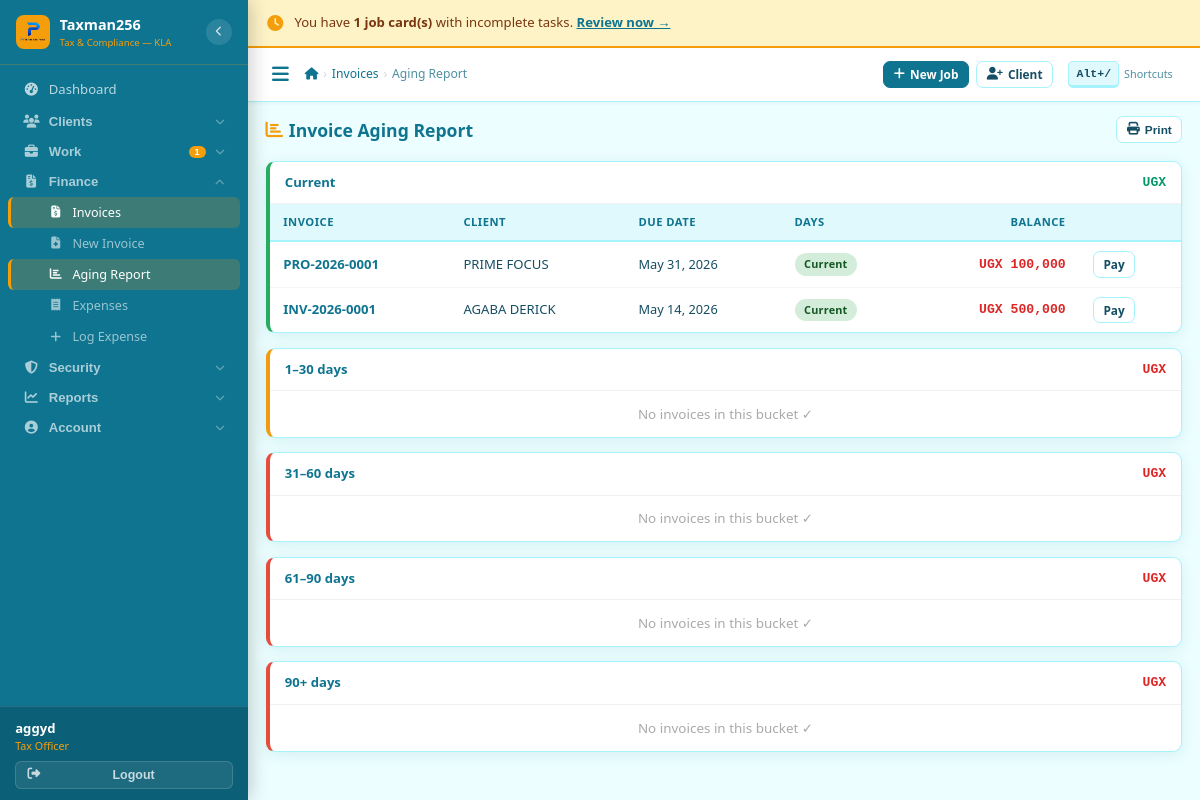
Page /billing/aging/ (signed in) on the earlier database version.
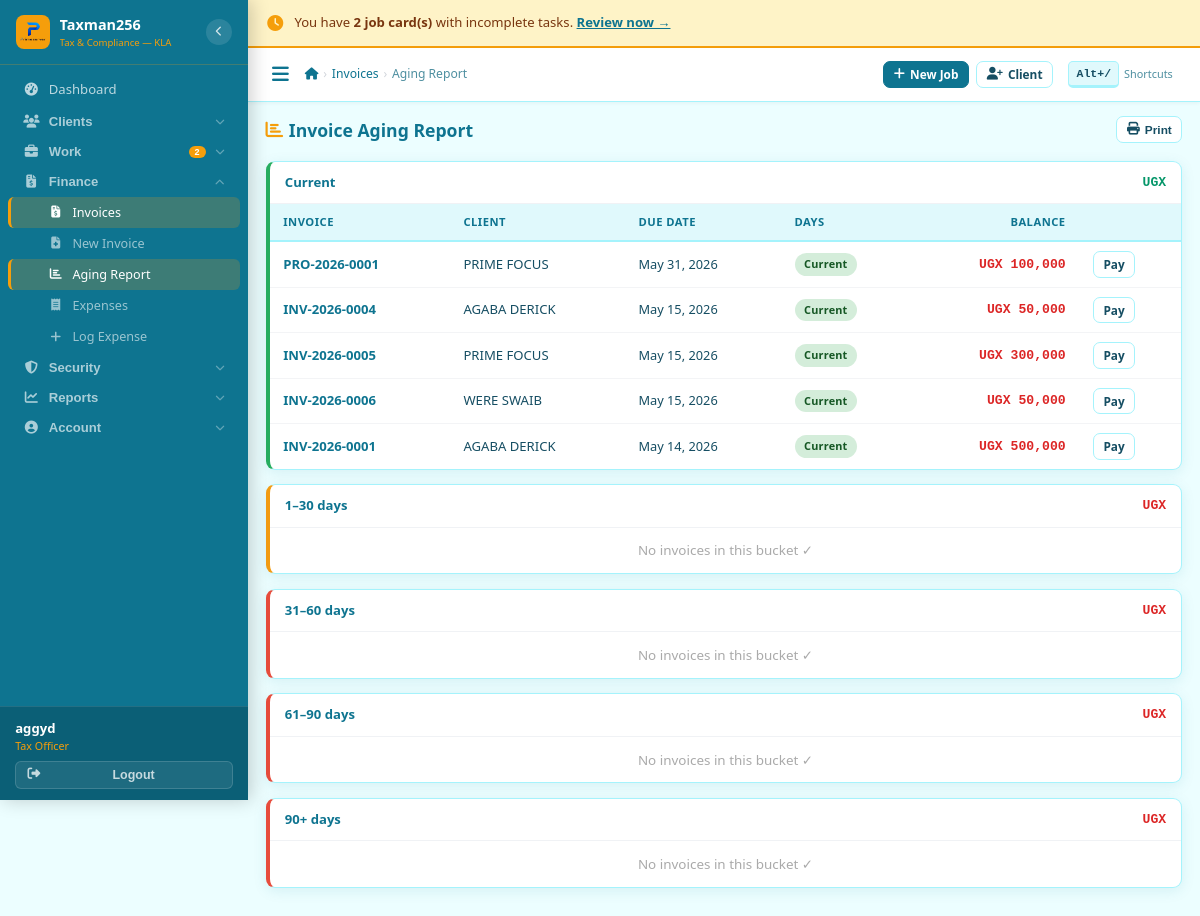
Same page on the later database version.
### billing/models.py (models this page shows, shortened)
class Invoice(models.Model):
    DOC_TYPE = [
        ('invoice',   'Tax Invoice'),
        ('proforma',  'Pro Forma Invoice'),
        ('quotation', 'Quotation'),
    ]
    STATUS = [
        ('draft','Draft'),('sent','Sent'),('partially_paid','Partially Paid'),
        ('paid','Paid'),('overdue','Overdue'),('written_off','Written Off'),
    ]
    PAYMENT_METHOD = [
        ('cash','Cash'),('mobile_money','Mobile Money'),
        ('bank_transfer','Bank Transfer'),('mixed','Mixed'),
    ]
    invoice_number  = models.CharField(max_length=30, unique=True, editable=False)
    document_type   = models.CharField(max_length=20, choices=DOC_TYPE, default='invoice')
    client          = models.ForeignKey(Client, on_delete=models.CASCADE, related_name='invoices')
    job_card        = models.OneToOneField(JobCard, on_delete=models.CASCADE,
                                           related_name='invoice', null=True, blank=True)
    date_issued     = models.DateField(auto_now_add=True)
    due_date        = models.DateField()
    valid_until     = models.DateField(null=True, blank=True)   # for quotations
    subtotal        = models.DecimalField(max_digits=15, decimal_places=2, default=0)
    vat_total       = models.DecimalField(max_digits=15, decimal_places=2, default=0)
    grand_total     = models.DecimalField(max_digits=15, decimal_places=2, default=0)
    amount_paid     = models.DecimalField(max_digits=15, decimal_places=2, default=0)
    status          = models.CharField(max_length=20, choices=STATUS, default='draft')
    payment_method  = models.CharField(max_length=20, choices=PAYMENT_METHOD, blank=True)
    notes           = models.TextField(blank=True)
    sent_via_whatsapp = models.BooleanField(default=False)
    sent_at         = models.DateTimeField(null=True, blank=True)
    created_by      = models.ForeignKey(User, on_delete=models.SET_NULL, null=True)
    created_at      = models.DateTimeField(auto_now_add=True)
    updated_at      = models.DateTimeField(auto_now=True)
    class Meta:
        ordering = ['-date_issued']
    @property
    def balance_due(self):
        return self.grand_total - self.amount_paid
    @property
    def days_overdue(self):
        if self.balance_due > 0 and timezone.now().date() > self.due_date:
            return (timezone.now().date() - self.due_date).days
        return 0
    def aging_bucket(self):
        d = self.days_overdue
        if d == 0:   return 'Current'
        elif d <= 30: return '1–30 days'
        elif d <= 60: return '31–60 days'
        elif d <= 90: return '61–90 days'
        else:         return '90+ days'

### clients/models.py (models this page shows, shortened)
class Client(models.Model):
    CLIENT_TYPE = [('individual','Individual'),('company','Company'),('ngo','NGO'),('partnership','Partnership')]
    STATUS = [('active','Active'),('dormant','Dormant'),('suspended','Suspended'),('blacklisted','Blacklisted')]
    client_id = models.CharField(max_length=20, unique=True, editable=False)
    client_type = models.CharField(max_length=20, choices=CLIENT_TYPE, default='individual')
    full_name = models.CharField(max_length=200)
    trading_name = models.CharField(max_length=200, blank=True)
    tin = models.CharField(max_length=50, blank=True, unique=False, verbose_name='TIN')
    phone_primary = models.CharField(max_length=20)
    phone_whatsapp = models.CharField(max_length=20, blank=True)
    email = models.EmailField(blank=True)
    physical_address = models.CharField(max_length=300, blank=True)
    district = models.CharField(max_length=100, default='Kampala')
    date_registered = models.DateField(auto_now_add=True)
    referred_by = models.ForeignKey('self', null=True, blank=True, on_delete=models.SET_NULL, related_name='referrals')
    assigned_officer = models.ForeignKey(User, on_delete=models.SET_NULL, null=True, related_name='assigned_clients')
    status = models.CharField(max_length=20, choices=STATUS, default='active')
    notes = models.TextField(blank=True)
    total_outstanding = models.DecimalField(max_digits=15, decimal_places=2, default=0)
    last_transaction_date = models.DateField(null=True, blank=True)
    created_by = models.ForeignKey(User, on_delete=models.SET_NULL, null=True, related_name='created_clients')
    created_at = models.DateTimeField(auto_now_add=True)
    updated_at = models.DateTimeField(auto_now=True)
    class Meta:
        ordering = ['-created_at']
    def get_display_name(self):
        return self.full_name

### billing/views.py (the view)
# urls.py: path('aging/',              views.aging_report,          name='aging'),
@login_required
def aging_report(request):
    invoices = Invoice.objects.exclude(status__in=['paid', 'written_off']).select_related('client')
    buckets = {'Current': [], '1–30 days': [], '31–60 days': [], '61–90 days': [], '90+ days': []}
    for inv in invoices:
        buckets[inv.aging_bucket()].append(inv)
    bucket_totals = {k: sum(float(i.balance_due) for i in v) for k, v in buckets.items()}
    return render(request, 'billing/aging_report.html', {'buckets': buckets, 'bucket_totals': bucket_totals})

### templates/billing/aging_report.html (shortened to what this page needs)
{% extends 'base.html' %}
{% block breadcrumbs %}<li><a href="{% url 'billing:list' %}">Invoices</a></li><li class="active">Aging Report</li>{% endblock %}
{% block content %}
<div class="page-header">
  <h4 class="page-title"><i class="fas fa-chart-bar"></i>Invoice Aging Report</h4>
  <button onclick="window.print()" class="btn btn-outline btn-sm no-print"><i class="fas fa-print"></i> Print</button>
</div>
{% for bucket, invs in buckets.items %}
<div class="card-box" style="margin-bottom:.9rem;border-left:4px solid {% if bucket == 'Current' %}#27ae60{% elif bucket == '1–30 days' %}#f39c12{% else %}#e74c3c{% endif %}">
  <div class="card-head">
    <span>{{ bucket }}</span>
    <span class="ugx {% if bucket != 'Current' %}ugx-red{% else %}ugx-green{% endif %}" style="font-weight:800">UGX {{ bucket_totals|dictsort:bucket|last|last|floatformat:0|intcomma }}</span>
  </div>
  {% if invs %}
  <div class="tbl-wrap">
    <table class="tbl">
      <thead><tr><th>Invoice</th><th>Client</th><th>Due Date</th><th>Days</th><th style="text-align:right">Balance</th><th></th></tr></thead>
      <tbody>
        {% for inv in invs %}
        <tr>
          <td><a href="{% url 'billing:detail' inv.pk %}" style="font-weight:700">{{ inv.invoice_number }}</a></td>
          <td>{{ inv.client.get_display_name|truncatechars:22 }}</td>
          <td style="font-size:.8rem">{{ inv.due_date }}</td>
          <td>{% if inv.days_overdue > 0 %}<span class="badge badge-overdue">{{ inv.days_overdue }}d</span>{% else %}<span class="badge badge-active">Current</span>{% endif %}</td>
          <td class="ugx ugx-red" style="text-align:right;font-weight:700">UGX {{ inv.balance_due|floatformat:0|intcomma }}</td>
          <td><a href="{% url 'billing:detail' inv.pk %}" class="btn btn-outline btn-sm">Pay</a></td>
        </tr>
        {% endfor %}
      </tbody>
    </table>
  </div>
  {% else %}
  <div class="card-body" style="color:#aaa;font-size:.84rem;text-align:center;padding:.8rem">No invoices in this bucket ✓</div>
  {% endif %}
</div>
{% endfor %}
{% endblock %}

### templates/base.html (shortened to what the changed rows need)
{% load static %}<!DOCTYPE html>
<html lang="en">
<head>
<link rel="stylesheet" href="https://cdnjs.cloudflare.com/ajax/libs/font-awesome/6.5.0/css/all.min.css">
<link rel="stylesheet" href="https://cdnjs.cloudflare.com/ajax/libs/select2/4.1.0-rc.0/css/select2.min.css">
<link rel="stylesheet" href="https://cdn.jsdelivr.net/npm/select2-bootstrap-5-theme@1.3.0/dist/select2-bootstrap-5-theme.min.css">
<link rel="stylesheet" href="https://cdnjs.cloudflare.com/ajax/libs/flatpickr/4.6.13/flatpickr.min.css">
<link rel="stylesheet" href="{% static 'css/app.css' %}?v=5">
</head>
<body data-theme="ocean">
{% if user.is_authenticated %}
<nav class="sidebar" id="sidebar">
  <div class="sb-scroll">
    <div class="sb-group" id="grp-work">
      <button type="button" class="sb-group-hd" data-grp="grp-work" data-href="{% url 'services:list' %}" title="Work">
        <i class="fas fa-briefcase"></i>
        <span class="sb-lbl">Work</span>
        {% if pending_jobs_count %}<span class="sb-badge">{{ pending_jobs_count }}</span>{% endif %}
        <i class="fas fa-chevron-down sb-arrow"></i>
      </button>
    </div>
  </div>
</nav>
<div class="main">
  {% if pending_task_count > 0 %}
  <div class="reminder-bar no-print">
    <i class="fas fa-clock"></i>
    <span>You have <strong>{{ pending_task_count }} job card(s)</strong> with incomplete tasks. <a href="{% url 'services:list' %}?status=in_progress" style="color:var(--blue);font-weight:700;text-decoration:underline;white-space:nowrap">Review now →</a></span>
  </div>
  {% endif %}
  <div class="page-body">{% block content %}{% endblock %}</div>
</div>
{% else %}{% block auth_content %}{% endblock %}{% endif %}
</body>
</html>

Differences in the rows shown:
added Invoice: invoice_number "INV-2026-0004", client.get_display_name "AGABA DERICK", due_date "May 15, 2026", shows "Current", balance_due "50,000"
added Invoice: invoice_number "INV-2026-0005", client.get_display_name "PRIME FOCUS", due_date "May 15, 2026", shows "Current", balance_due "300,000"
added Invoice: invoice_number "INV-2026-0006", client.get_display_name "WERE SWAIB", due_date "May 15, 2026", shows "Current", balance_due "50,000"
Other differences:
{{ pending_jobs_count }}: "1" → "2"
{{ pending_task_count }}: "1" → "2"
